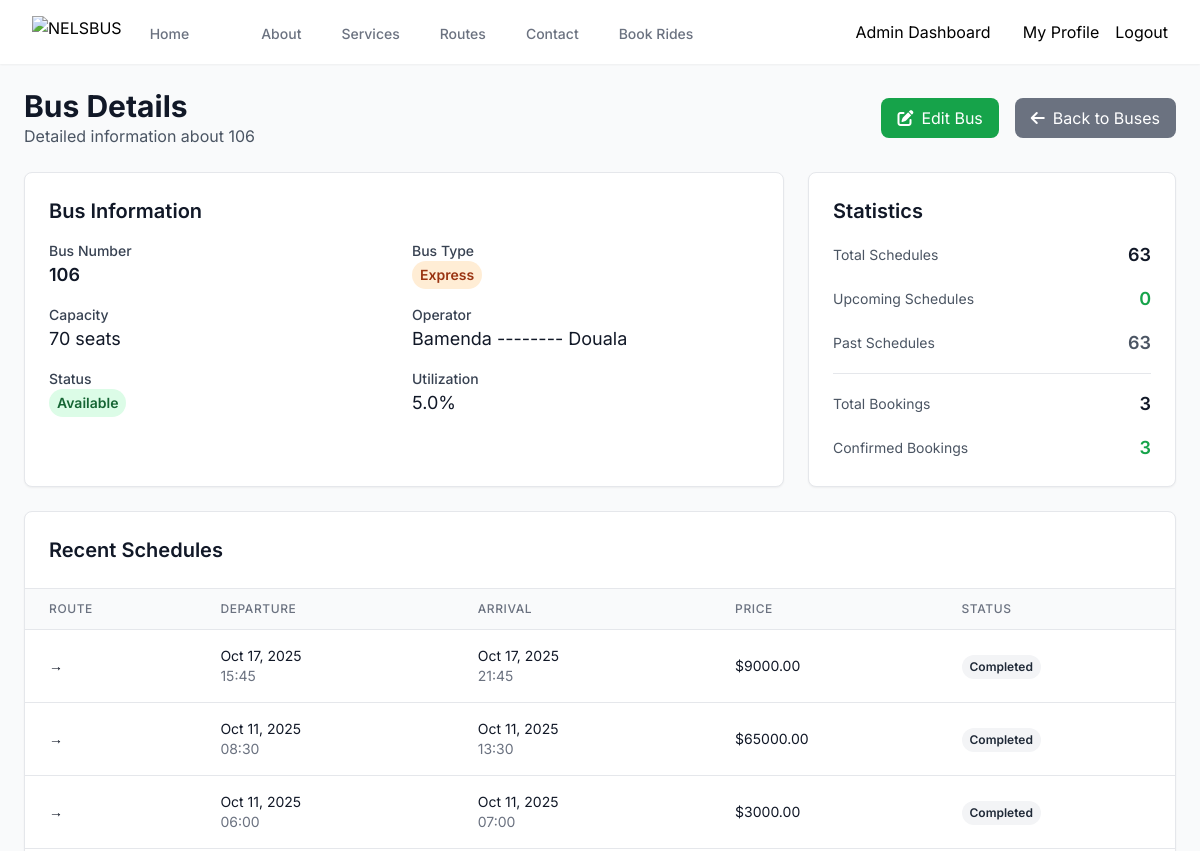
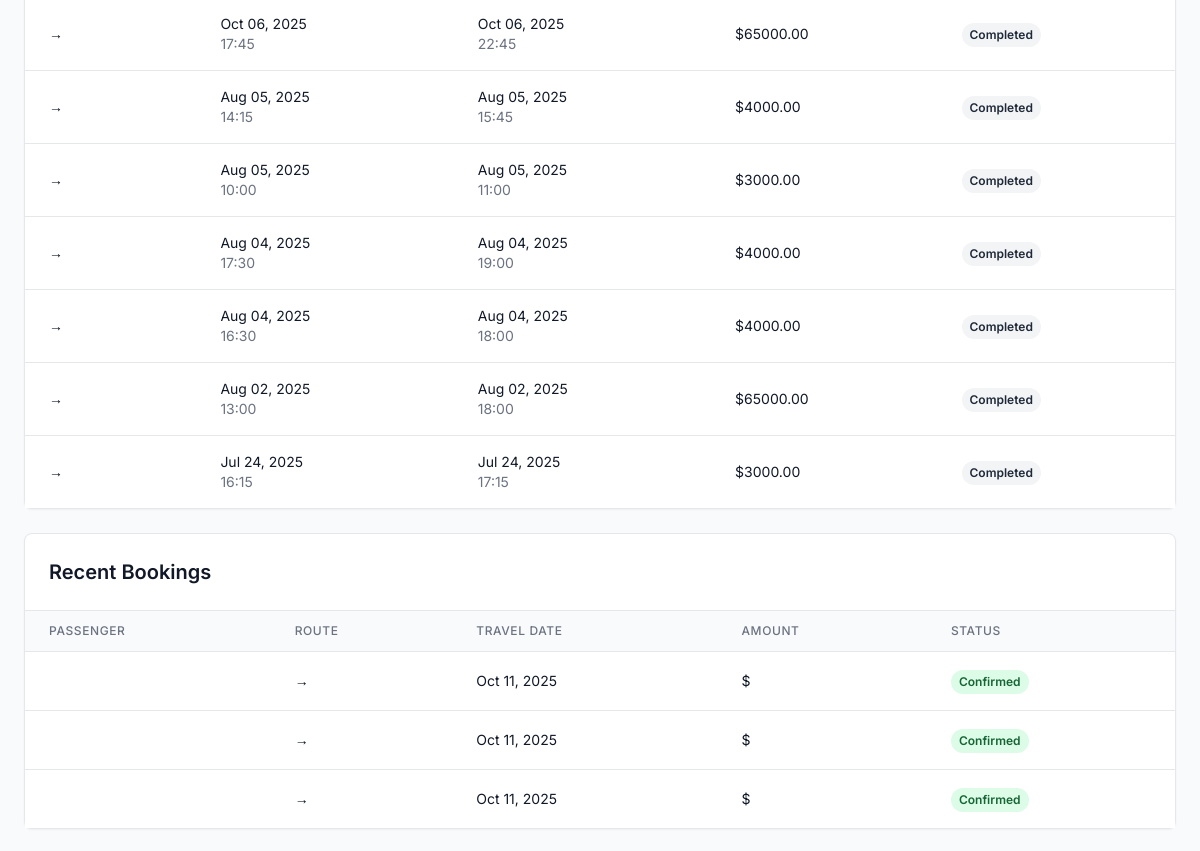
The page /manage-buses/4/ (signed in, upper part) on the database as committed earlier (2 pictures, top to bottom).
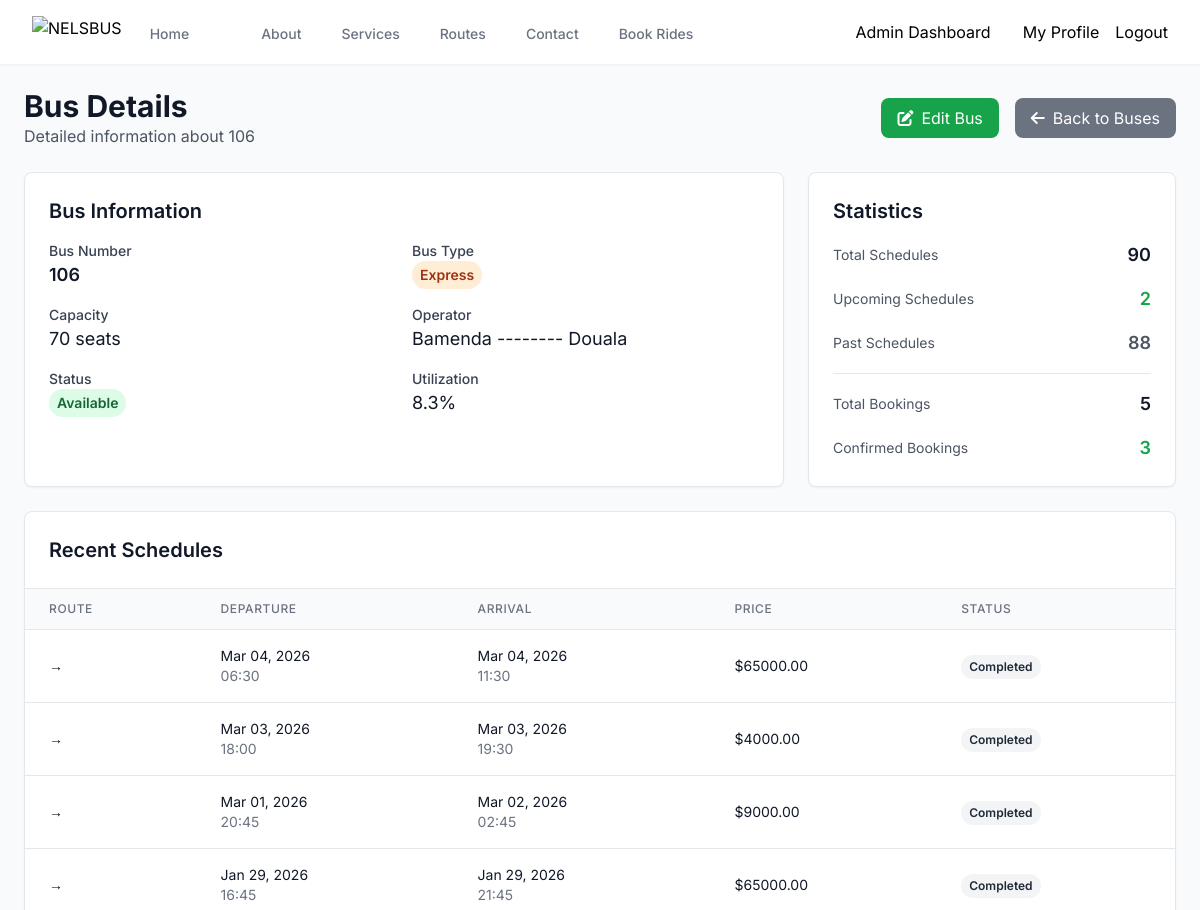
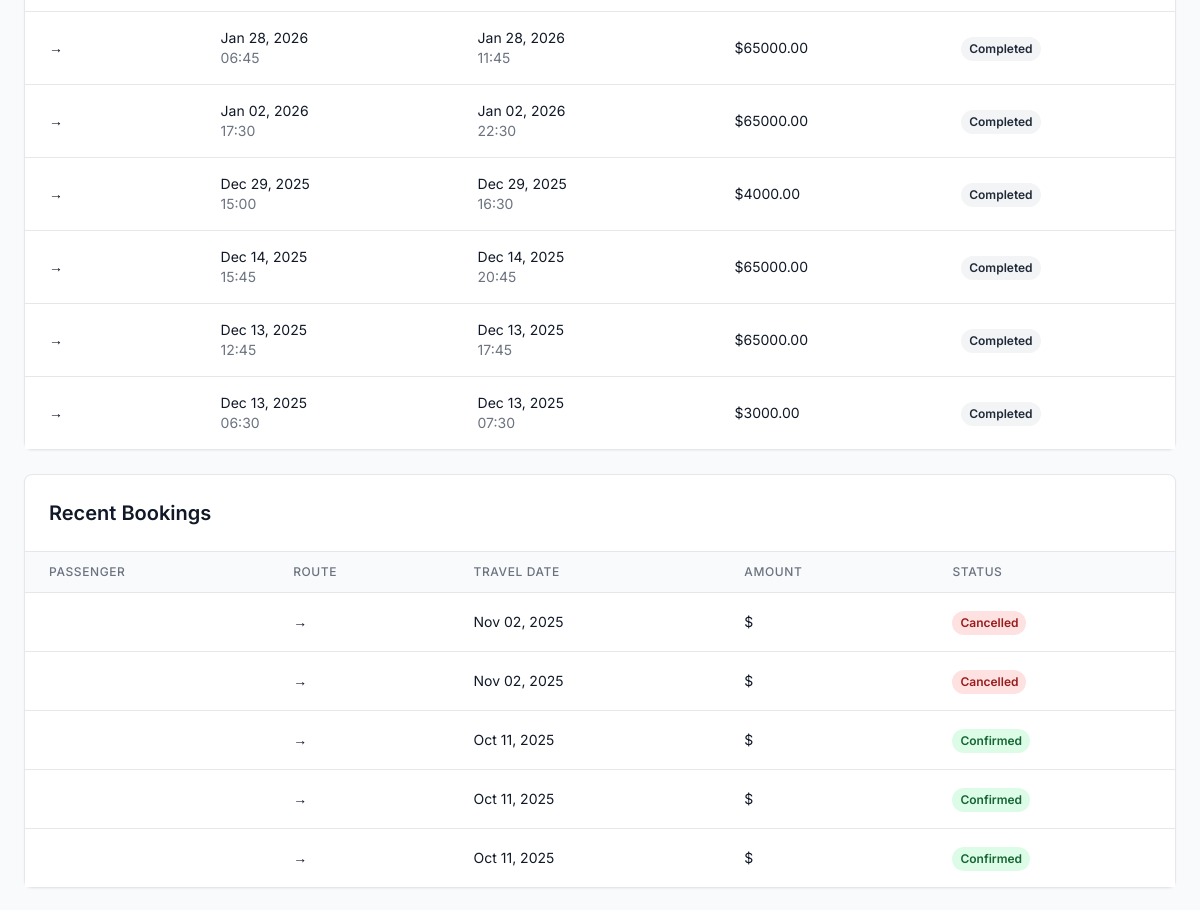
The same page on the database as committed later (2 pictures, top to bottom).
### NelsaApp/models.py (models this page shows, shortened)
class Schedule(models.Model):
    bus = models.ForeignKey(Bus, on_delete=models.CASCADE)
    route = models.ForeignKey(Route, on_delete=models.CASCADE, related_name='schedules')
    departure_time = models.DateTimeField()
    arrival_time = models.DateTimeField()
    price = models.DecimalField(max_digits=10, decimal_places=2)
    is_available = models.BooleanField(default=True)

class Booking(models.Model):
    STATUS_CHOICES = [('Confirmed', 'Confirmed'), ('Cancelled', 'Cancelled'), ('Pending', 'Pending')]
    passenger = models.ForeignKey(Passenger, on_delete=models.CASCADE)
    schedule = models.ForeignKey(Schedule, on_delete=models.CASCADE)
    seat_number = models.IntegerField()
    status = models.CharField(max_length=10, choices=STATUS_CHOICES, default='Pending')
    booking_date = models.DateTimeField(auto_now_add=True)
    booking_group = models.ForeignKey(BookingGroup, on_delete=models.CASCADE, related_name='bookings', null=True, blank=True)

### NelsaApp/views.py (the view)
# urls.py: path('manage-buses/<int:bus_id>/', views.admin_bus_detail, name='admin_bus_detail'),
@login_required
@user_passes_test(lambda u: u.is_staff)
def admin_bus_detail(request, bus_id):
    bus = get_object_or_404(Bus, id=bus_id)
    schedules = Schedule.objects.filter(bus=bus).select_related('route').order_by('-departure_time')
    total_schedules = schedules.count()
    upcoming_schedules = schedules.filter(departure_time__gte=timezone.now()).count()
    past_schedules = schedules.filter(departure_time__lt=timezone.now()).count()
    bookings = Booking.objects.filter(schedule__bus=bus).select_related('passenger', 'schedule__route').order_by('-booking_date')
    total_bookings = bookings.count()
    confirmed_bookings = bookings.filter(status='Confirmed').count()
    utilization_percentage = min((total_bookings / 60) * 100, 100) if total_bookings > 0 else 0
    context = {
        'bus_detail': bus,
        'schedules': schedules[:10],  # Show only last 10 schedules
        'bookings': bookings[:10],    # Show only last 10 bookings
        'total_schedules': total_schedules,
        'upcoming_schedules': upcoming_schedules,
        'past_schedules': past_schedules,
        'total_bookings': total_bookings,
        'confirmed_bookings': confirmed_bookings,
        'utilization_percentage': round(utilization_percentage, 1),
    }
    return render(request, 'NelsaApp/admin_bus_detail.html', context)

### NelsaApp/templates/NelsaApp/admin_bus_detail.html (shortened to what the changed rows need)
{% extends 'NelsaApp/base.html' %}
{% load static %}
{% block content %}
<div class="p-6">
    <div class="flex justify-between items-center mb-6">
        <div>
            <h1 class="text-3xl font-bold text-gray-900">Bus Details</h1>
        </div>
    </div>
    <div class="grid grid-cols-1 lg:grid-cols-3 gap-6 mb-6">
        <div class="lg:col-span-2 bg-white p-6 rounded-lg shadow-sm border">
            <h2 class="text-xl font-semibold text-gray-900 mb-4">Bus Information</h2>
            <div class="grid grid-cols-1 md:grid-cols-2 gap-4">
                <div>
                    <label class="block text-sm font-medium text-gray-700">Utilization</label>
                    <p class="text-lg text-gray-900">{{ utilization_percentage }}%</p>
                </div>
            </div>
        </div>
        <div class="bg-white p-6 rounded-lg shadow-sm border">
            <h2 class="text-xl font-semibold text-gray-900 mb-4">Statistics</h2>
            <div class="space-y-4">
                <div class="flex justify-between items-center">
                    <span class="text-sm text-gray-600">Total Schedules</span>
                    <span class="text-lg font-semibold text-gray-900">{{ total_schedules }}</span>
                </div>
                <div class="flex justify-between items-center">
                    <span class="text-sm text-gray-600">Upcoming Schedules</span>
                    <span class="text-lg font-semibold text-green-600">{{ upcoming_schedules }}</span>
                </div>
                <div class="flex justify-between items-center">
                    <span class="text-sm text-gray-600">Past Schedules</span>
                    <span class="text-lg font-semibold text-gray-600">{{ past_schedules }}</span>
                </div>
                <div class="flex justify-between items-center">
                    <span class="text-sm text-gray-600">Total Bookings</span>
                    <span class="text-lg font-semibold text-gray-900">{{ total_bookings }}</span>
                </div>
            </div>
        </div>
    </div>
    <div class="bg-white rounded-lg shadow-sm border mb-6">
        <div class="p-6 border-b border-gray-200">
            <h2 class="text-xl font-semibold text-gray-900">Recent Schedules</h2>
        </div>
        <div class="overflow-x-auto">
            <table class="min-w-full divide-y divide-gray-200">
                <thead class="bg-gray-50">
                    <tr>
                        <th class="px-6 py-3 text-left text-xs font-medium text-gray-500 uppercase tracking-wider">Route</th>
                        <th class="px-6 py-3 text-left text-xs font-medium text-gray-500 uppercase tracking-wider">Departure</th>
                        <th class="px-6 py-3 text-left text-xs font-medium text-gray-500 uppercase tracking-wider">Arrival</th>
                        <th class="px-6 py-3 text-left text-xs font-medium text-gray-500 uppercase tracking-wider">Price</th>
                        <th class="px-6 py-3 text-left text-xs font-medium text-gray-500 uppercase tracking-wider">Status</th>
                    </tr>
                </thead>
                <tbody class="bg-white divide-y divide-gray-200">
                    {% for schedule in schedules %}
                    <tr class="hover:bg-gray-50">
                        <td class="px-6 py-4 whitespace-nowrap">
                            <div class="text-sm font-medium text-gray-900">{{ schedule.route.origin }} → {{ schedule.route.destination }}</div>
                        </td>
                        <td class="px-6 py-4 whitespace-nowrap text-sm text-gray-900">
                            {{ schedule.departure_time|date:"M d, Y" }}<br>
                            <span class="text-gray-500">{{ schedule.departure_time|time:"H:i" }}</span>
                        </td>
                        <td class="px-6 py-4 whitespace-nowrap text-sm text-gray-900">
                            {{ schedule.arrival_time|date:"M d, Y" }}<br>
                            <span class="text-gray-500">{{ schedule.arrival_time|time:"H:i" }}</span>
                        </td>
                        <td class="px-6 py-4 whitespace-nowrap text-sm text-gray-900">${{ schedule.price }}</td>
                        <td class="px-6 py-4 whitespace-nowrap">
                            {% if schedule.departure_time > now %}
                                <span class="inline-flex px-2 py-1 text-xs font-semibold rounded-full bg-blue-100 text-blue-800">Upcoming</span>
                            {% else %}
                                <span class="inline-flex px-2 py-1 text-xs font-semibold rounded-full bg-gray-100 text-gray-800">Completed</span>
                            {% endif %}
                        </td>
                    </tr>
                    {% empty %}
                    <tr>
                        <td colspan="5" class="px-6 py-4 text-center text-gray-500">
                            No schedules found for this bus.
                        </td>
                    </tr>
                    {% endfor %}
                </tbody>
            </table>
        </div>
    </div>
    <div class="bg-white rounded-lg shadow-sm border">
        <div class="p-6 border-b border-gray-200">
            <h2 class="text-xl font-semibold text-gray-900">Recent Bookings</h2>
        </div>
        <div class="overflow-x-auto">
            <table class="min-w-full divide-y divide-gray-200">
                <thead class="bg-gray-50">
                    <tr>
                        <th class="px-6 py-3 text-left text-xs font-medium text-gray-500 uppercase tracking-wider">Passenger</th>
                        <th class="px-6 py-3 text-left text-xs font-medium text-gray-500 uppercase tracking-wider">Route</th>
                        <th class="px-6 py-3 text-left text-xs font-medium text-gray-500 uppercase tracking-wider">Travel Date</th>
                        <th class="px-6 py-3 text-left text-xs font-medium text-gray-500 uppercase tracking-wider">Amount</th>
                        <th class="px-6 py-3 text-left text-xs font-medium text-gray-500 uppercase tracking-wider">Status</th>
                    </tr>
                </thead>
                <tbody class="bg-white divide-y divide-gray-200">
                    {% for booking in bookings %}
                    <tr class="hover:bg-gray-50">
                        <td class="px-6 py-4 whitespace-nowrap">
                        </td>
                        <td class="px-6 py-4 whitespace-nowrap">
                            <div class="text-sm text-gray-900">{{ booking.schedule.route.origin }} → {{ booking.schedule.route.destination }}</div>
                        </td>
                        <td class="px-6 py-4 whitespace-nowrap text-sm text-gray-900">
                            {{ booking.schedule.departure_time|date:"M d, Y" }}
                        </td>
                        <td class="px-6 py-4 whitespace-nowrap text-sm text-gray-900">${{ booking.amount }}</td>
                        <td class="px-6 py-4 whitespace-nowrap">
                            <span class="inline-flex px-2 py-1 text-xs font-semibold rounded-full
                                {% if booking.status == 'Confirmed' %}bg-green-100 text-green-800
                                {% elif booking.status == 'Pending' %}bg-yellow-100 text-yellow-800
                                {% elif booking.status == 'Cancelled' %}bg-red-100 text-red-800
                                {% else %}bg-gray-100 text-gray-800{% endif %}">
                                {{ booking.status }}
                            </span>
                        </td>
                    </tr>
                    {% empty %}
                    <tr>
                        <td colspan="5" class="px-6 py-4 text-center text-gray-500">
                            No bookings found for this bus.
                        </td>
                    </tr>
                    {% endfor %}
                </tbody>
            </table>
        </div>
    </div>
</div>
{% endblock %}

Rows that differ between the two databases and show on the page:
no longer on this page (row unchanged): Schedule: departure_time "Oct 17, 2025", departure_time "15:45", arrival_time "Oct 17, 2025", arrival_time "21:45", price "9000.00", shows "Completed"
no longer on this page (row unchanged): Schedule: departure_time "Oct 11, 2025", departure_time "08:30", arrival_time "Oct 11, 2025", arrival_time "13:30", price "65000.00", shows "Completed"
no longer on this page (row unchanged): Schedule: departure_time "Oct 11, 2025", departure_time "06:00", arrival_time "Oct 11, 2025", arrival_time "07:00", price "3000.00", shows "Completed"
no longer on this page (row unchanged): Schedule: departure_time "Oct 06, 2025", departure_time "17:45", arrival_time "Oct 06, 2025", arrival_time "22:45", price "65000.00", shows "Completed"
no longer on this page (row unchanged): Schedule: departure_time "Aug 05, 2025", departure_time "14:15", arrival_time "Aug 05, 2025", arrival_time "15:45", price "4000.00", shows "Completed"
no longer on this page (row unchanged): Schedule: departure_time "Aug 05, 2025", departure_time "10:00", arrival_time "Aug 05, 2025", arrival_time "11:00", price "3000.00", shows "Completed"
no longer on this page (row unchanged): Schedule: departure_time "Aug 04, 2025", departure_time "17:30", arrival_time "Aug 04, 2025", arrival_time "19:00", price "4000.00", shows "Completed"
no longer on this page (row unchanged): Schedule: departure_time "Aug 04, 2025", departure_time "16:30", arrival_time "Aug 04, 2025", arrival_time "18:00", price "4000.00", shows "Completed"
no longer on this page (row unchanged): Schedule: departure_time "Aug 02, 2025", departure_time "13:00", arrival_time "Aug 02, 2025", arrival_time "18:00", price "65000.00", shows "Completed"
no longer on this page (row unchanged): Schedule: departure_time "Jul 24, 2025", departure_time "16:15", arrival_time "Jul 24, 2025", arrival_time "17:15", price "3000.00", shows "Completed"
added Schedule: departure_time "Mar 04, 2026", departure_time "06:30", arrival_time "Mar 04, 2026", arrival_time "11:30", price "65000.00", shows "Completed"
added Schedule: departure_time "Mar 03, 2026", departure_time "18:00", arrival_time "Mar 03, 2026", arrival_time "19:30", price "4000.00", shows "Completed"
added Schedule: departure_time "Mar 01, 2026", departure_time "20:45", arrival_time "Mar 02, 2026", arrival_time "02:45", price "9000.00", shows "Completed"
added Schedule: departure_time "Jan 29, 2026", departure_time "16:45", arrival_time "Jan 29, 2026", arrival_time "21:45", price "65000.00", shows "Completed"
added Schedule: departure_time "Jan 28, 2026", departure_time "06:45", arrival_time "Jan 28, 2026", arrival_time "11:45", price "65000.00", shows "Completed"
added Schedule: departure_time "Jan 02, 2026", departure_time "17:30", arrival_time "Jan 02, 2026", arrival_time "22:30", price "65000.00", shows "Completed"
added Schedule: departure_time "Dec 29, 2025", departure_time "15:00", arrival_time "Dec 29, 2025", arrival_time "16:30", price "4000.00", shows "Completed"
added Schedule: departure_time "Dec 14, 2025", departure_time "15:45", arrival_time "Dec 14, 2025", arrival_time "20:45", price "65000.00", shows "Completed"
added Schedule: departure_time "Dec 13, 2025", departure_time "12:45", arrival_time "Dec 13, 2025", arrival_time "17:45", price "65000.00", shows "Completed"
added Schedule: departure_time "Dec 13, 2025", departure_time "06:30", arrival_time "Dec 13, 2025", arrival_time "07:30", price "3000.00", shows "Completed"
added Booking: schedule.departure_time "Nov 02, 2025", status "Cancelled"
added Booking: schedule.departure_time "Nov 02, 2025", status "Cancelled"
Other text that changed with them:
{{ utilization_percentage }}: "5.0" → "8.3"
{{ total_schedules }}: "63" → "90"
{{ upcoming_schedules }}: "0" → "2"
{{ past_schedules }}: "63" → "88"
{{ total_bookings }}: "3" → "5"
